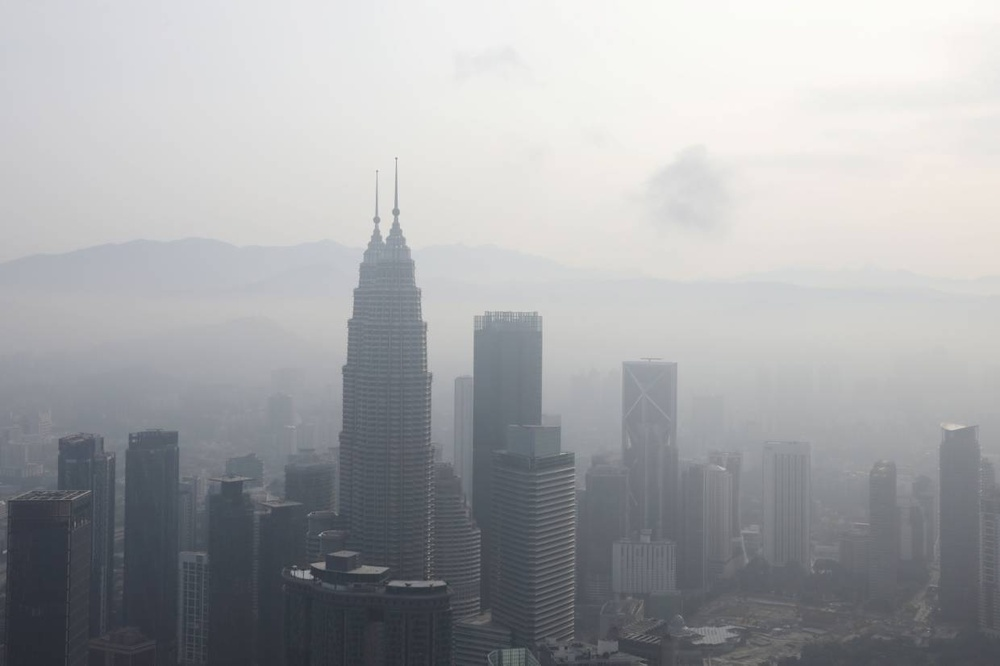
#> input picture Airlight/test01.jpg, 1000 x 666 px, shrunk from 1240 x 826 before the run, found by its file name
$ python hazy_density.py
#> lines starting #> are read from the running program, lines starting #| are printed output that depends on the picture
#> in get_density, image is the input picture: shape (666, 1000, 3); mean B, G, R 169.6, 167.2, 165.9
"""
I_min * (1 - ((I_max - I_min) / max(1, I_max)))
"""
import cv2
import numpy as np
import copy

class Hazy_Density():
    def get_min(self, image):
        R, G, B = cv2.split(image)
        min_channel = np.amin([R, G, B],0)
        return min_channel

    def get_max(self, image):
        R, G, B = cv2.split(image)
        max_channel = np.amax([R, G, B],0)
        return max_channel

    def get_density(self, image):
        image = cv2.imread(image)
        I_min = self.get_min(image)
        I_max = self.get_max(image)
        I_max_threshold = copy.deepcopy(I_max)
        I_max_threshold[I_max <= 1] = 1
        density = I_min * (1 - ((I_max - I_min) / I_max_threshold))
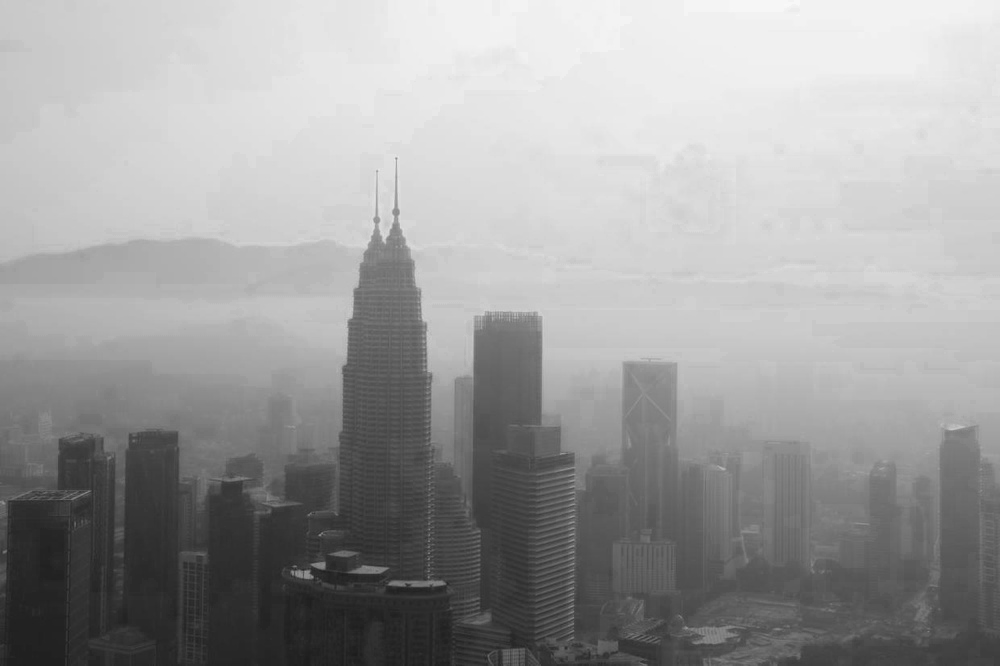
#> density: shape (666, 1000) float64; min 28.31, max 248, mean 157.9

        return density

if __name__=='__main__':
    file = '/Users/sungyoon-kim/Documents/GitHub/RUS_Dehazing/Airlight/test01.jpg'

    density = Hazy_Density().get_density(file)
    print(density.shape)
#| (666, 1000)
